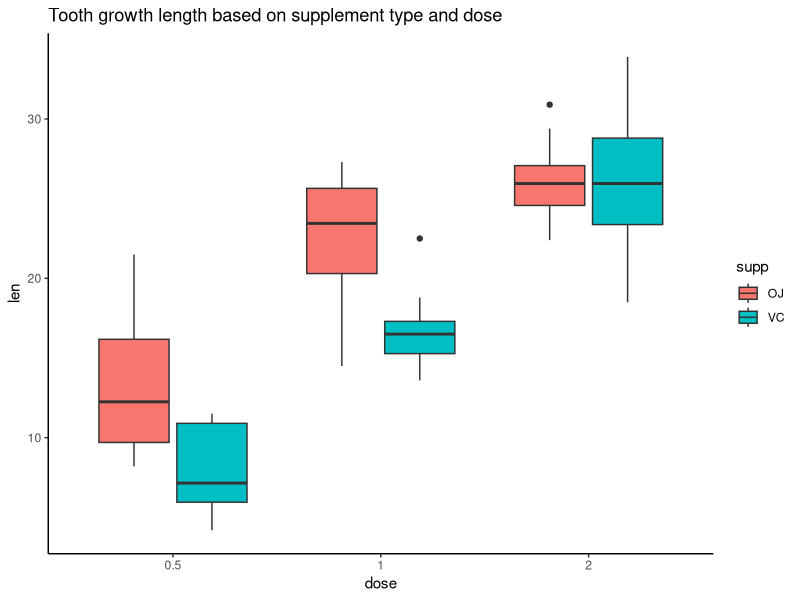

Write the R code that produced this figure.
## ---- chunk 1
# Loading necessary packages
library(datasets)
library(ggplot2)
library(knitr)
library(dplyr)
library(tidyr)
## ---- chunk 2
data("ToothGrowth")
dt<- ToothGrowth
unique(dt$dose)
## ---- chunk 3
dt$dose<- factor(dt$dose)
str(dt)
## ---- chunk 4
ggplot(dt, aes(x=dose, y=len, fill = supp))+
          geom_boxplot()+
          ggtitle("Tooth growth length based on supplement type and dose")+
          theme_classic()
## ---- chunk 5
dt %>% 
          group_by(supp, dose)%>%
          summarise(mean = mean(len), .groups = "drop")%>%
          spread(supp, mean) %>%
          mutate(diff = abs(VC-OJ))
## ---- chunk 6
# Filtering data for testing
dose_half<- filter(dt, dose==0.5)
dose_one<- filter(dt, dose==1)
dose_two<- filter(dt, dose==2)
# t-test for 0.5 dose
t.test(len~supp, dose_half)
# t-test for 1 dose
t.test(len~supp, dose_one)
# t-test for 2 dose
t.test(len~supp, dose_two)

# Table summarising the tests results
table_data <- data.frame(
          Dose = c(0.5, 1, 2),
          p_value = c(0.006359, 0.001038, 0.9639),
          Conf.Int = c("1.719057 8.780943", "2.802148 9.057852", "-3.79807 3.63807"),
          Decision = c("Reject Null", "Reject Null", "Do not Reject Null")
)

print(table_data)
